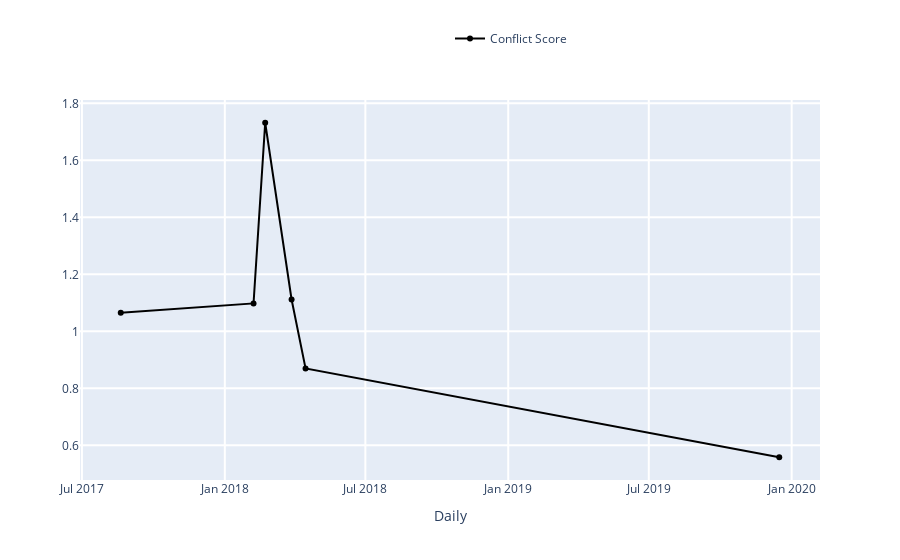

Write notebook code for a chart like this one.
### Markdown cell above
### <span style="color:green"> TRY YOURSELF! THIS IS WHAT WILL HAPPEN WHEN YOU SELECT AN EDITOR </span>

### Code cell
### ----------------------------------------------------------------------------------- ###
### TRY YOURSELF! THIS IS WHAT WILL HAPPEN WHEN YOU SELECT AN EDITOR                    ###
### ----------------------------------------------------------------------------------- ###

## This is the page you used ##
print('The page that is being used:', the_page['title'])

## Use the variable from the last notebook: conflicts_by_editors (pd.DataFrame)        ##
## Display the dataframe using interactive grid, you could learn more through the doc: ##
## https://qgrid.readthedocs.io/en/latest/                                             ##
qgrid.set_grid_option('maxVisibleRows', 5)
qgrid_init = qgrid.show_grid(conflicts_by_editors)
display(qgrid_init)

## Get the editor info with Wikipedia API (get_editor() method), more details you could check: ##
## https://github.com/gesiscss/wikiwho_demo/blob/master/external/api.py                        ##
## https://github.com/gesiscss/wikiwho_demo/blob/master/external/wikipedia.py                  ##
wikipedia_dv = WikipediaDV(WikipediaAPI(domain='en.wikipedia.org'))

# This is an example editor index. You could change it manully by typing in a new index from
# the above grid, e.g. 737021
editor_input_id = 263324

# store the editor_input_id for the usage in next notebook
%store editor_input_id

# Get the editor's information in the form of pd.DataFrame
editor_info = wikipedia_dv.get_editor(int(editor_input_id))

# store editor_info for the usage in next notebook
%store editor_info

## Display the basic information of the selected editor ##
editor_url = f'{wikipedia_dv.api.base}action=query&list=users&ususerids={editor_input_id}&usprop=blockinfo|editcount|registration|gender&format=json'
print("Editor's data can be found in:")
print(editor_url)
display(md("### Current Selection:"))
display(editor_info.to_frame('values'))

## Interactive evolution of conflict score of this editor, using ConflictCalculatorListener, more details see ##
## https://github.com/gesiscss/wikiwho_demo/blob/master/visualization/calculator_listener.py                  ##
display(md(f"#### Evolution of the Conflict Score of *{editor_info['name']}*"))

# Dataframe containing the info for interactive
editor_df = conflict_calculator.elegible_actions[conflict_calculator.elegible_actions['editor'] == str(editor_input_id)].copy()
           
# Create a ConflictCalculatorListener instance.
conflicts_cal_listener = ConflictCalculatorListener(editor_df)

# Set parameters
begin_date = date(2017, 3, 1)
end_date = date(2019, 12, 16)
frequency = 'Daily' # 'Monthly', 'Daily'

# The metrics we need:
# ['Conflict Score', 'Absolute Conflict Score', 'Conflict Ratio', 'Number of Conflicts',
#  'Total Elegible Actions', 'Total Conflict Time', 'Total Elegible Time', 
# 'Time per Conflict Action', 'Time per Elegible Action', ('None')]
# Note: only 'red_line' has 'None' option.
black_line = 'Conflict Score'
red_line = 'None'
           
print('Time range from', begin_date.strftime("%Y-%m-%d"), 'to', end_date.strftime("%Y-%m-%d"))
print('Total Page conflict score:', conflict_calculator.get_page_conflict_score())
           
conflicts_cal_listener.listen(
    _range = (begin_date, end_date),
    granularity = frequency,
    black = black_line,
    red = red_line
)

### Figure 1 — Plotly figure (JSON) as saved in the notebook; plotly's stock layout.template omitted (floating-point values rounded to 4 significant figures)
{"data": [{"marker": {"color": "rgba(0, 0, 0, 1)"}, "name": "Conflict Score", "type": "scatter", "x": ["2017-08-20T00:00:00+00:00", "2018-02-07T00:00:00+00:00", "2018-02-22T00:00:00+00:00", "2018-03-28T00:00:00+00:00", "2018-04-15T00:00:00+00:00", "2019-12-16T00:00:00+00:00"], "y": [1.066, 1.098, 1.732, 1.112, 0.8699, 0.5582]}], "layout": {"barmode": "group", "hovermode": "closest", "legend": {"x": 0.5, "y": 1.2}, "showlegend": true, "xaxis": {"gridwidth": 2, "ticklen": 5, "title": {"text": "Daily"}, "zeroline": true}, "yaxis": {"gridwidth": 2, "ticklen": 5}}}
